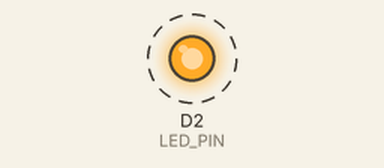
Bench run of a sketch on a simulated ESP8266 (NodeMCU). On the bench: output pins drawn as LEDs (lit = HIGH). Dashed ring = blinking.

Above: at 0.2 s.
Timing chart, 0 to 3.0 s (numbered marks = the images above):
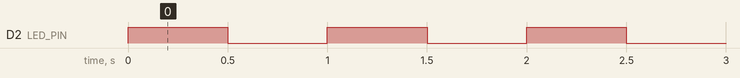

Measured:
- by itself, D2 (LED_PIN): alternates HIGH for 0.50 s and LOW for 0.50 s

The sketch:

lesson03.ino
```cpp
#define LED_PIN D2

void setup() {
  // Sett LED pin i output-modus
  pinMode(LED_PIN, OUTPUT);

  // Sett LED pin lav (skru av)
  digitalWrite(LED_PIN, LOW);
}

void loop() {

  // Toggle lav/høy på LED pin uten å bruke noen statusvariabler
  if (digitalRead(LED_PIN) == HIGH) {
    digitalWrite(LED_PIN, LOW);
  } else {
    digitalWrite(LED_PIN, HIGH);
  }

  // Vent 0.5 sekund
  delay(500);
}
```
